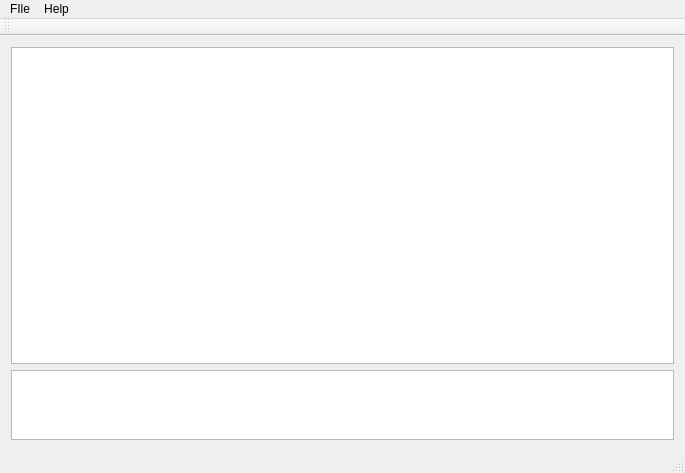
<?xml version="1.0" encoding="UTF-8"?>
<ui version="4.0">
 <class>StalBIAS</class>
 <widget class="QMainWindow" name="StalBIAS">
  <property name="geometry">
   <rect>
    <x>0</x>
    <y>0</y>
    <width>685</width>
    <height>473</height>
   </rect>
  </property>
  <property name="windowTitle">
   <string>StalBIAS</string>
  </property>
  <widget class="QWidget" name="centralWidget">
   <layout class="QVBoxLayout" name="verticalLayout">
    <item>
     <widget class="QTableView" name="tableView"/>
    </item>
    <item>
     <widget class="QTextBrowser" name="textBrowser">
      <property name="sizePolicy">
       <sizepolicy hsizetype="Expanding" vsizetype="Fixed">
        <horstretch>0</horstretch>
        <verstretch>0</verstretch>
       </sizepolicy>
      </property>
      <property name="minimumSize">
       <size>
        <width>0</width>
        <height>0</height>
       </size>
      </property>
      <property name="maximumSize">
       <size>
        <width>16777215</width>
        <height>70</height>
       </size>
      </property>
     </widget>
    </item>
   </layout>
  </widget>
  <widget class="QMenuBar" name="menuBar">
   <property name="geometry">
    <rect>
     <x>0</x>
     <y>0</y>
     <width>685</width>
     <height>25</height>
    </rect>
   </property>
   <widget class="QMenu" name="menuFIle">
    <property name="title">
     <string>FIle</string>
    </property>
    <addaction name="actionLoad_CSV"/>
    <addaction name="actionChange_Data"/>
   </widget>
   <widget class="QMenu" name="menuHelp">
    <property name="title">
     <string>Help</string>
    </property>
    <addaction name="actionDebug_Mode"/>
    <addaction name="actionAbout"/>
   </widget>
   <addaction name="menuFIle"/>
   <addaction name="menuHelp"/>
  </widget>
  <widget class="QToolBar" name="mainToolBar">
   <attribute name="toolBarArea">
    <enum>TopToolBarArea</enum>
   </attribute>
   <attribute name="toolBarBreak">
    <bool>false</bool>
   </attribute>
  </widget>
  <widget class="QStatusBar" name="statusBar"/>
  <action name="actionDebug_Mode">
   <property name="text">
    <string>Debug Mode</string>
   </property>
  </action>
  <action name="actionAbout">
   <property name="text">
    <string>About</string>
   </property>
  </action>
  <action name="actionLoad_CSV">
   <property name="text">
    <string>Load CSV</string>
   </property>
  </action>
  <action name="actionChange_Data">
   <property name="text">
    <string>Change Data</string>
   </property>
  </action>
 </widget>
 <layoutdefault spacing="6" margin="11"/>
 <resources/>
 <connections/>
</ui>
